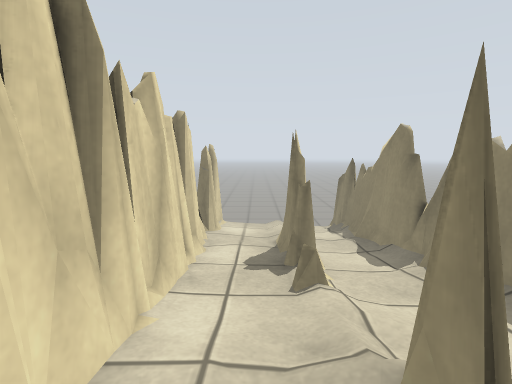
[1] (above)

16 first-person views from a walk through a Gazebo world. The camera is 0.92 m above the floor, tilts 8° down and sees 85° across. Floor lines are 1 m apart. The floor is counted in squares, 0.5 m on a side. Each view is taken from the middle of a square. On the plan, view 1 faces up. The plan holds only what a view shows up to about 16 squares ahead; the rest is blank. The place goes on beyond the plan.

[2]
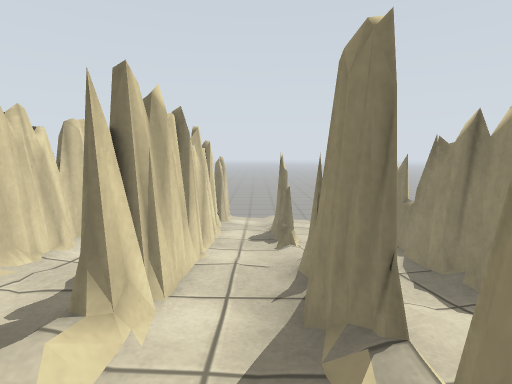

[3]
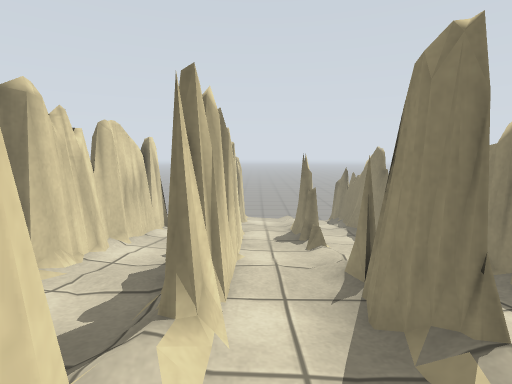

[4]
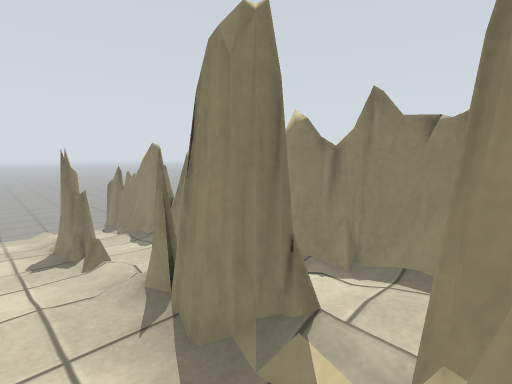

[5]
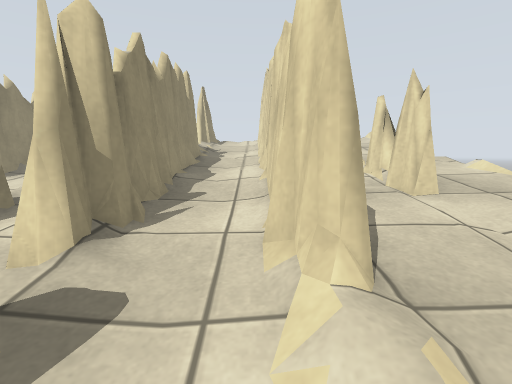

[6]
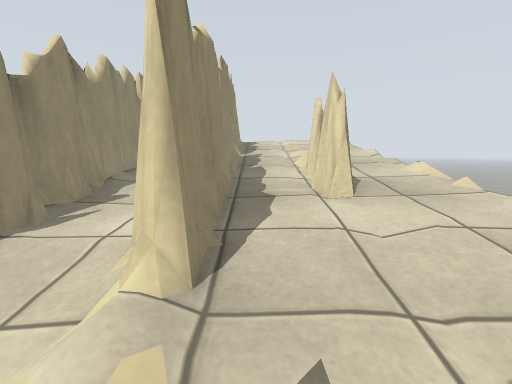

[7]
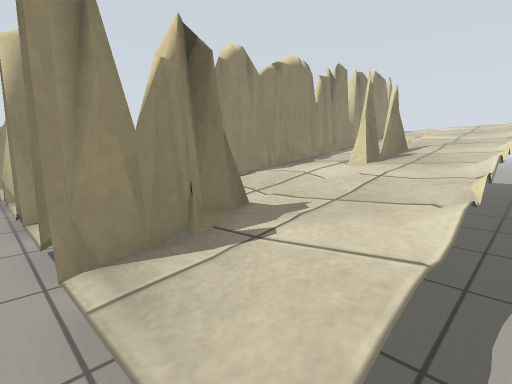

[8]
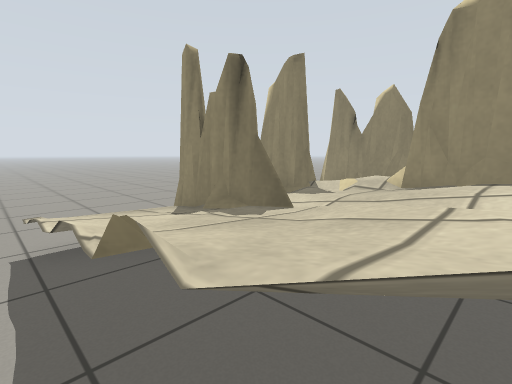

[9]
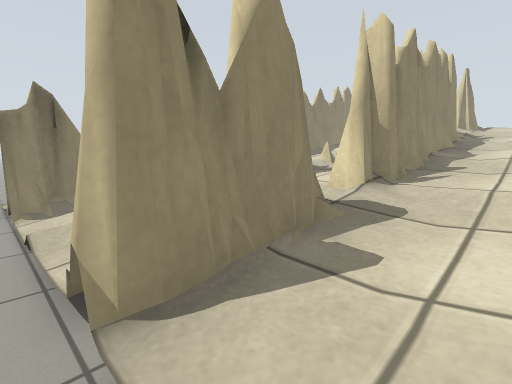

[10]
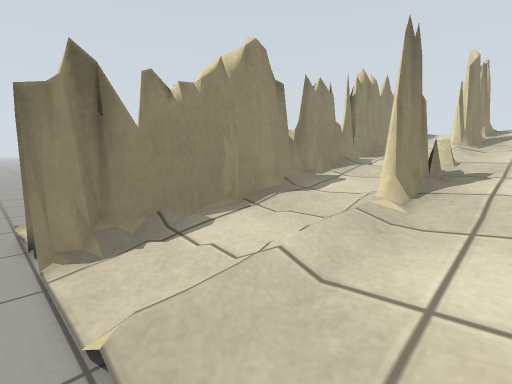

[11]
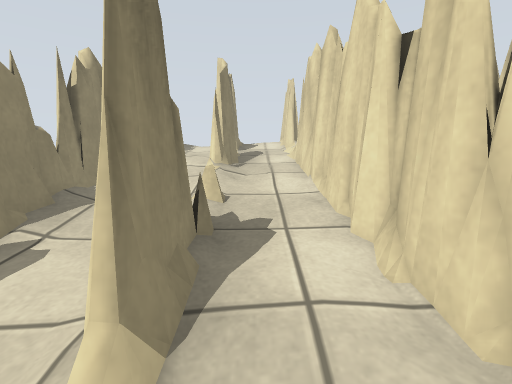

[12]
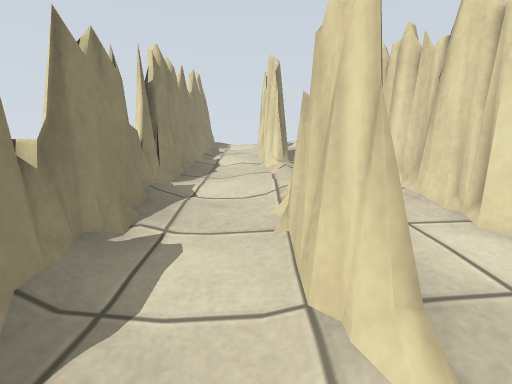

[13]
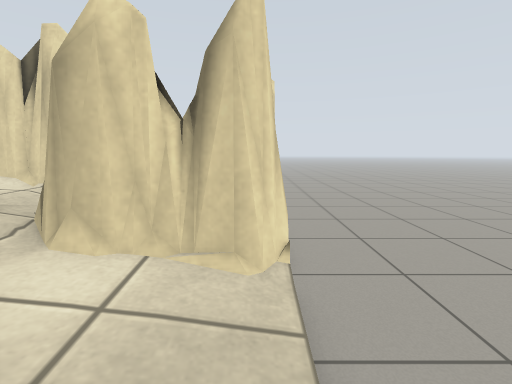

[14]
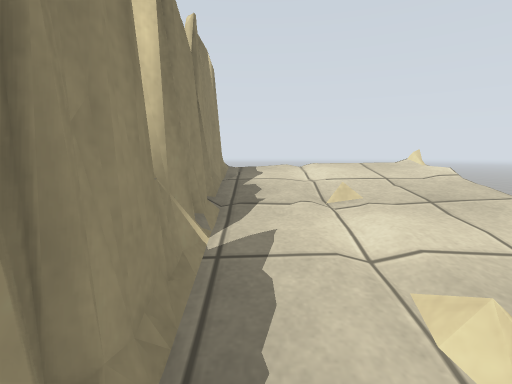

[15]
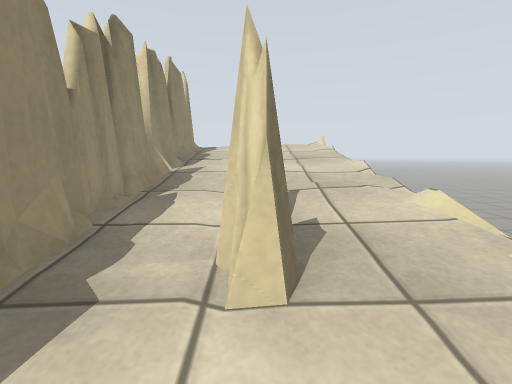

[16]
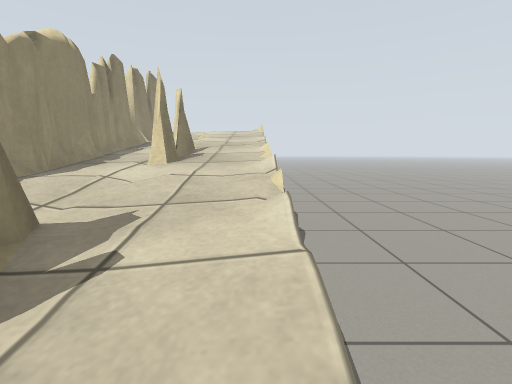

### Floor plan
Key: @ floor where view 1 was taken; # wall or solid block; . main floor; : floor 0.25 m higher than the main floor; + floor 0.5 m higher than the main floor; * floor 0.75 m higher than the main floor; % floor 1 m higher than the main floor; & floor 1.25 m higher than the main floor; $ floor 1.5 m higher than the main floor; / step, stairs or slope; = window, fence, low wall or low ledge.
Columns run from 14 left of view 1 to 9 right of it. Each row starts with its distance up from view 1.
 16  ................
 15  .......................
 14  .:::#::#:::#..:../#....
 13 ..:::# :#:::#:::../#
 12 ..+::#:++:::#:::::##
 11 ..+++:+++::=#:::::##
 10 ..++++++#+++/::+::##
  9 ..++++++#+++#++#::##
  8 ../**+++#++/#++#++/#
  7 ..******#/++#++#++/#
  6 ..***#**#/**#++/++/#
  5 ..***=**#/**#**=++*#
  4 ..%%*#%*#***#***/**#
  3 ..%%%%%%#%**#**/***#
  2 . %%%/%%#/%%#%%#**/#
  1   %%%/%%=/%%#%%#/*%#
  0   /&&&&&#/%%#%@#%%%#
 -1   &&&&&&#=&&#%%#%%##
 -2   &&&=&& /&&&&&//&#=
 -3   $$$&$$./&&$&& =&&
 -4   $$$$$$. $$ && =&&
 -5   /$$$$$. $//$$/=&/

Where each view was taken, in squares from view 1:
view 1: 0 up, 0 right, facing up
view 2: 4 down, 0 right, facing up
view 3: 4 down, 1 left, facing up
view 4: 3 down, 1 left, facing up-right
view 5: 13 up, 5 left, facing down
view 6: 13 up, 7 left, facing down
view 7: 15 up, 13 left, facing down-right
view 8: 8 up, 13 left, facing up-right
view 9: 15 up, 5 left, facing down-right
view 10: 15 up, 1 left, facing down-right
view 11: 11 up, 0 right, facing down
view 12: 11 up, 2 right, facing down
view 13: 14 up, 2 right, facing left
view 14: 4 up, 7 left, facing down
view 15: 9 up, 9 left, facing down
view 16: 15 up, 12 left, facing down
